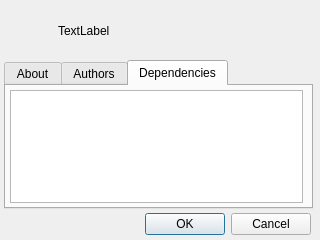
<?xml version="1.0" encoding="UTF-8"?>
<ui version="4.0">
 <class>PluginInfoDialog</class>
 <widget class="QDialog" name="PluginInfoDialog">
  <property name="geometry">
   <rect>
    <x>0</x>
    <y>0</y>
    <width>320</width>
    <height>240</height>
   </rect>
  </property>
  <property name="windowTitle">
   <string>Dialog</string>
  </property>
  <widget class="QDialogButtonBox" name="buttonBox">
   <property name="geometry">
    <rect>
     <x>10</x>
     <y>212</y>
     <width>301</width>
     <height>25</height>
    </rect>
   </property>
   <property name="orientation">
    <enum>Qt::Horizontal</enum>
   </property>
   <property name="standardButtons">
    <set>QDialogButtonBox::Cancel|QDialogButtonBox::Ok</set>
   </property>
  </widget>
  <widget class="QTabWidget" name="tabWidget">
   <property name="geometry">
    <rect>
     <x>4</x>
     <y>60</y>
     <width>309</width>
     <height>149</height>
    </rect>
   </property>
   <property name="currentIndex">
    <number>2</number>
   </property>
   <widget class="QWidget" name="tab">
    <attribute name="title">
     <string>About</string>
    </attribute>
    <widget class="QLabel" name="lblAbout">
     <property name="geometry">
      <rect>
       <x>6</x>
       <y>4</y>
       <width>289</width>
       <height>109</height>
      </rect>
     </property>
     <property name="text">
      <string>TextLabel</string>
     </property>
     <property name="alignment">
      <set>Qt::AlignLeading|Qt::AlignLeft|Qt::AlignTop</set>
     </property>
    </widget>
   </widget>
   <widget class="QWidget" name="tab_2">
    <attribute name="title">
     <string>Authors</string>
    </attribute>
    <widget class="QLabel" name="lblAuthors">
     <property name="geometry">
      <rect>
       <x>4</x>
       <y>4</y>
       <width>289</width>
       <height>109</height>
      </rect>
     </property>
     <property name="text">
      <string>TextLabel</string>
     </property>
     <property name="alignment">
      <set>Qt::AlignLeading|Qt::AlignLeft|Qt::AlignTop</set>
     </property>
    </widget>
   </widget>
   <widget class="QWidget" name="tab_3">
    <attribute name="title">
     <string>Dependencies</string>
    </attribute>
    <widget class="QListWidget" name="lstDepends">
     <property name="geometry">
      <rect>
       <x>4</x>
       <y>4</y>
       <width>293</width>
       <height>113</height>
      </rect>
     </property>
    </widget>
   </widget>
  </widget>
  <widget class="QWidget" name="horizontalLayoutWidget">
   <property name="geometry">
    <rect>
     <x>4</x>
     <y>4</y>
     <width>309</width>
     <height>53</height>
    </rect>
   </property>
   <layout class="QHBoxLayout" name="horizontalLayout">
    <item>
     <widget class="QLabel" name="lblIcon">
      <property name="sizePolicy">
       <sizepolicy hsizetype="Preferred" vsizetype="Preferred">
        <horstretch>0</horstretch>
        <verstretch>0</verstretch>
       </sizepolicy>
      </property>
      <property name="minimumSize">
       <size>
        <width>48</width>
        <height>48</height>
       </size>
      </property>
      <property name="maximumSize">
       <size>
        <width>48</width>
        <height>48</height>
       </size>
      </property>
      <property name="text">
       <string/>
      </property>
      <property name="pixmap">
       <pixmap resource="../res.qrc">:/logo/sc</pixmap>
      </property>
      <property name="scaledContents">
       <bool>true</bool>
      </property>
     </widget>
    </item>
    <item>
     <widget class="QLabel" name="lblTitle">
      <property name="text">
       <string>TextLabel</string>
      </property>
      <property name="scaledContents">
       <bool>true</bool>
      </property>
      <property name="wordWrap">
       <bool>true</bool>
      </property>
     </widget>
    </item>
   </layout>
  </widget>
 </widget>
 <resources>
  <include location="../res.qrc"/>
 </resources>
 <connections>
  <connection>
   <sender>buttonBox</sender>
   <signal>accepted()</signal>
   <receiver>PluginInfoDialog</receiver>
   <slot>accept()</slot>
   <hints>
    <hint type="sourcelabel">
     <x>248</x>
     <y>254</y>
    </hint>
    <hint type="destinationlabel">
     <x>157</x>
     <y>274</y>
    </hint>
   </hints>
  </connection>
  <connection>
   <sender>buttonBox</sender>
   <signal>rejected()</signal>
   <receiver>PluginInfoDialog</receiver>
   <slot>reject()</slot>
   <hints>
    <hint type="sourcelabel">
     <x>316</x>
     <y>260</y>
    </hint>
    <hint type="destinationlabel">
     <x>286</x>
     <y>274</y>
    </hint>
   </hints>
  </connection>
 </connections>
</ui>
